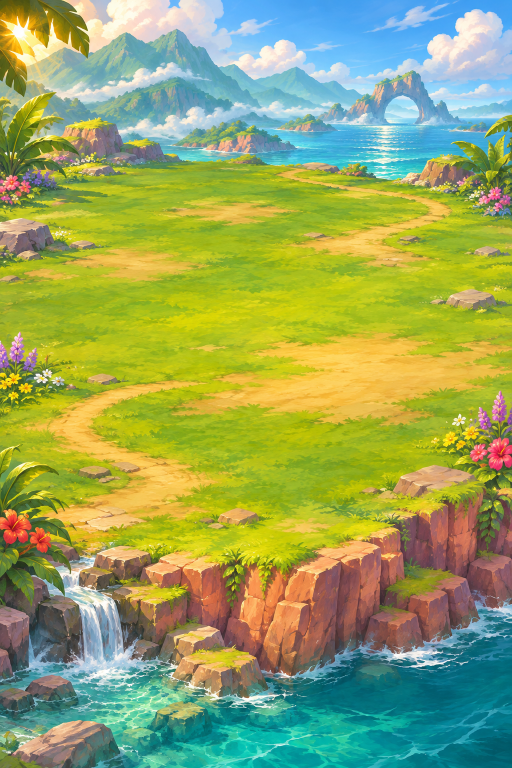
#> input picture tools/dragon-art/sources/coast.png, 1024 x 1536 px (shown at 1/2 size); its folder holds only this picture in this run
$ python export.py
#> lines starting #> are read from the running program, lines starting #| are printed output that depends on the picture
"""Bake normalized hierarchical bones into WebP sheets. Run with Pillow, numpy and scipy."""
from pathlib import Path
import math
import numpy as np
from PIL import Image
from scipy.ndimage import map_coordinates
ROOT = Path(__file__).resolve().parent
OUT = ROOT.parents[1] / 'phagi/island/art'
OUT.mkdir(exist_ok=True, parents=True)
def source(name):
#> called with name = 'coast'
    return Image.open(ROOT / 'sources' / (name + '.png'))
#> returned value is the input picture: PIL image 1024x1536 RGB; mean R, G, B 149.7, 165.5, 96.2
def save(image, name, width, quality=84):
#> called with name = 'coast', width = 780, quality = 84
    image.thumbnail((width, width*2), Image.Resampling.LANCZOS)
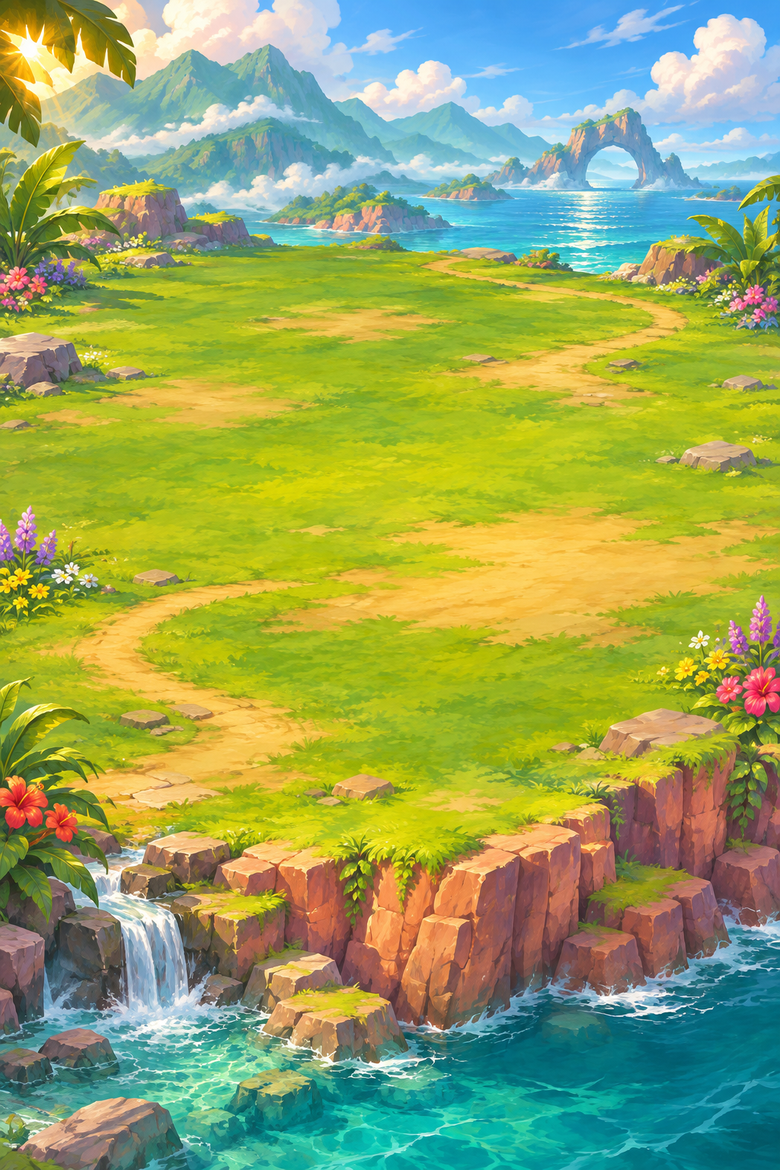
#> image: PIL image 780x1170 RGB; mean R, G, B 149.7, 165.5, 96.2
    image.save(OUT / (name+'.webp'), quality=quality, method=5)
def crop_atlas(name, bounds):
    im = source(name)
    for tag, box in bounds.items():
        part=im.crop(box)
        bbox=part.getchannel('A').point(lambda a: 255 if a>32 else 0).getbbox()
        save(part.crop(bbox), tag, 288)
def landmarks():
    save(source('coast'), 'coast', 780)
    crop_atlas('stores', {'nest':(0,0,680,620),'tower':(680,0,1254,621),'food':(0,622,682,1254),'gold':(682,622,1254,1254)})
    crop_atlas('village', {tag:(i%3*512,i//3*512,(i%3+1)*512,(i//3+1)*512) for i,tag in enumerate(['farm','mine','incubator','home','garrison','ice'])})
    crop_atlas('nursery', {'egg':(0,0,865,887),'baby':(875,0,1774,887)})
# name, parent, pivot x/y, influence centre x/y, influence radius x/y, phase, rotation (degrees).
RIG={
 'earth':[('spine',None,.48,.65,.55,.5,.49,.5,0,1),('shoulder','spine',.58,.62,.7,.4,.28,.32,0,4),
          ('head','shoulder',.71,.40,.89,.40,.21,.32,.3,3),('forepaw','shoulder',.60,.61,.60,.88,.12,.23,0,8),
          ('rear','spine',.25,.63,.24,.85,.13,.25,3.14,9),('far-paw','spine',.81,.66,.83,.88,.09,.2,3.14,7),
          ('tail','spine',.29,.60,.10,.73,.18,.16,1.6,7)],
 'water':[('chest',None,.77,.68,.84,.56,.26,.48,0,2),('neck','chest',.83,.64,.9,.28,.13,.3,.6,3),
          ('mid','chest',.74,.65,.57,.64,.24,.30,-.55,4),('tail','mid',.49,.69,.33,.70,.20,.28,-1.25,6),
          ('tip','tail',.25,.69,.11,.52,.15,.45,-2.1,9)],
 'metal':[('body',None,.70,.7,.72,.67,.32,.38,0,1),('wing','body',.69,.50,.52,.405,.30,.11,0,6),
          ('middle','wing',.63,.369,.40,.28,.32,.09,-.8,5),('outer','middle',.642,.25,.39,.125,.34,.12,-1.6,5),
          ('head','body',.82,.61,.87,.37,.12,.21,.4,2),('tail','body',.59,.71,.22,.85,.31,.12,-1.3,4)]}
POSES=['idle','walk','attack','hit','finish']
W,H,N=224,144,12
# [48 lines left out: functions matrix, bake, not called in this run]
if __name__=='__main__':
#> (the run stopped early here; a loop or call above may not have finished)
